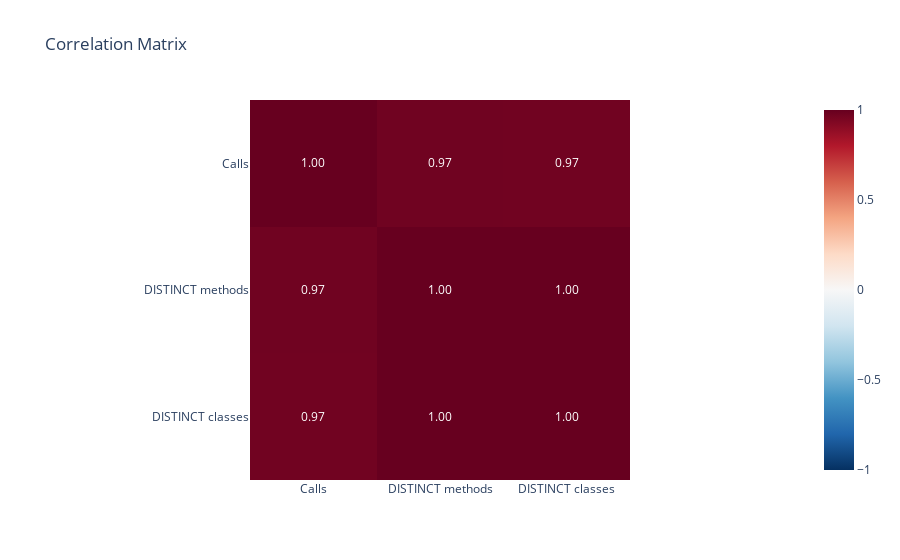

This figure's notebook cell:
### Markdown cell above
# Korrelationsmatrizen

- Calls vs. Methoden vs. Klassen

### Code cell
# Get columns "Calls", "DISTINCT methods" and "DISTINCT classes" from df_header and remove NaN rows
calls = df_header['Calls'].dropna().astype(int).tolist()
distinct_methods = df_header['DISTINCT methods'].dropna().astype(int).tolist()
distinct_classes = df_header['DISTINCT classes'].dropna().astype(int).tolist()

# Check if all lists have the same length
if not (len(calls) == len(distinct_methods) == len(distinct_classes)):
    raise ValueError("Columns 'Calls', 'DISTINCT methods' and 'DISTINCT classes' must have the same number of non-NaN entries.")

# Caluclate correlation matrix 
data = {
    'Calls': calls,
    'DISTINCT methods': distinct_methods,
    'DISTINCT classes': distinct_classes
}
df_corr = pd.DataFrame(data)
corr_matrix = df_corr.corr()

# Visualize correlation matrix with plotly
import plotly.express as px
fig_corr = px.imshow(
    corr_matrix,
    text_auto=".2f",
    color_continuous_scale='RdBu_r',
    zmin=-1,
    zmax=1,
    title="Correlation Matrix"
)
fig_corr.show()

### Figure 1 — Plotly figure (JSON) as saved in the notebook; plotly's stock layout.template omitted (floating-point values rounded to 4 significant figures)
{"data": [{"coloraxis": "coloraxis", "hovertemplate": "x: %{x}<br>y: %{y}<br>color: %{z}<extra></extra>", "name": "0", "texttemplate": "%{z:.2f}", "type": "heatmap", "x": ["Calls", "DISTINCT methods", "DISTINCT classes"], "xaxis": "x", "y": ["Calls", "DISTINCT methods", "DISTINCT classes"], "yaxis": "y", "z": [[1.0, 0.975, 0.9734], [0.975, 1.0, 0.9997], [0.9734, 0.9997, 1.0]]}], "layout": {"coloraxis": {"cmax": 1, "cmin": -1, "colorscale": [[0, "rgb(5,48,97)"], [0.1, "rgb(33,102,172)"], [0.2, "rgb(67,147,195)"], [0.3, "rgb(146,197,222)"], [0.4, "rgb(209,229,240)"], [0.5, "rgb(247,247,247)"], [0.6, "rgb(253,219,199)"], [0.7, "rgb(244,165,130)"], [0.8, "rgb(214,96,77)"], [0.9, "rgb(178,24,43)"], [1, "rgb(103,0,31)"]]}, "title": {"text": "Correlation Matrix"}, "xaxis": {"anchor": "y", "constrain": "domain", "domain": [0, 1], "scaleanchor": "y"}, "yaxis": {"anchor": "x", "autorange": "reversed", "constrain": "domain", "domain": [0, 1]}}}
